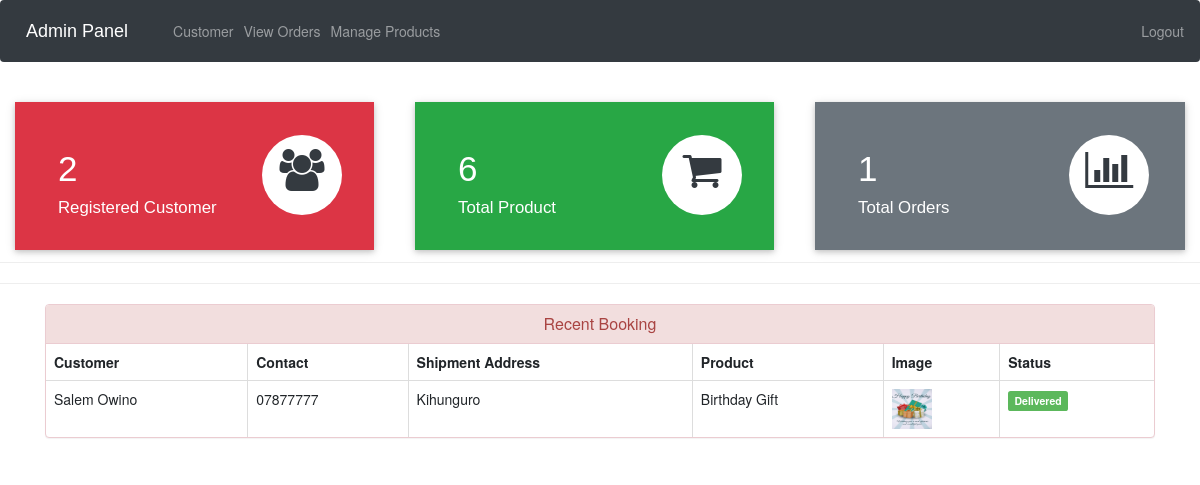
The app's page /admin-dashboard (signed in) with its own data.
### ecom/models.py (models this page shows, shortened)
class Customer(models.Model):
    user=models.OneToOneField(User,on_delete=models.CASCADE)
    profile_pic= models.ImageField(upload_to='profile_pic/CustomerProfilePic/',null=True,blank=True)
    address = models.CharField(max_length=40)
    mobile = models.CharField(max_length=20,null=False)
    @property
    def get_name(self):
        return self.user.first_name+" "+self.user.last_name

class Orders(models.Model):
    STATUS =(
        ('Pending','Pending'),
        ('Order Confirmed','Order Confirmed'),
        ('Out for Delivery','Out for Delivery'),
        ('Delivered','Delivered'),
    )
    customer=models.ForeignKey('Customer', on_delete=models.CASCADE,null=True)
    product=models.ForeignKey('Product',on_delete=models.CASCADE,null=True)
    email = models.CharField(max_length=50,null=True)
    address = models.CharField(max_length=500,null=True)
    mobile = models.CharField(max_length=20,null=True)
    order_date= models.DateField(auto_now_add=True,null=True)
    status=models.CharField(max_length=50,null=True,choices=STATUS)

class Product(models.Model):
    name=models.CharField(max_length=40)
    product_image= models.ImageField(upload_to='product_image/',null=True,blank=True)
    price = models.PositiveIntegerField()
    description=models.CharField(max_length=40)

### ecom/views.py (the view)
# urls.py: path('admin-dashboard', views.admin_dashboard_view,name='admin-dashboard'),
@login_required(login_url='adminlogin')
def admin_dashboard_view(request):
    customercount=models.Customer.objects.all().count()
    productcount=models.Product.objects.all().count()
    ordercount=models.Orders.objects.all().count()
    orders=models.Orders.objects.all()
    ordered_products=[]
    ordered_bys=[]
    for order in orders:
        ordered_product=models.Product.objects.all().filter(id=order.product.id)
        ordered_by=models.Customer.objects.all().filter(id = order.customer.id)
        ordered_products.append(ordered_product)
        ordered_bys.append(ordered_by)
    mydict={
    'customercount':customercount,
    'productcount':productcount,
    'ordercount':ordercount,
    'data':zip(ordered_products,ordered_bys,orders),
    }
    return render(request,'ecom/admin_dashboard.html',context=mydict)

### templates/ecom/admin_dashboard.html
{% extends 'ecom/admin_base.html' %}
{% load static %}
{% block content %}
<br>
{%include 'ecom/admin_dashboard_cards.html'%}
<br><br><br><br><br>
<hr><hr>
<div class="container" >
    <div class="panel panel-danger" >
      <div class="panel-heading" style="text-align:center;">
        <h6 class="panel-title">Recent Booking</h6>
      </div>
      <table class="table table-hover table-bordered" id="dev-table">
        <thead>
          <tr>
            <th>Customer</th>
            <th>Contact</th>
            <th>Shipment Address</th>
            <th>Product</th>
            <th>Image</th>
            <th>Status</th>
          </tr>
        </thead>
        {% for product,customer,order in data %}
        <tr>
          {% for c in customer %}
          <td> {{c.get_name}}</td>
          <td>{{c.mobile}}</td>
          <td>{{order.address}}</td>
          {% endfor %}
          {% for p in product %}
          <td> {{p.name}}</td>
          <td> <img src="{% static p.product_image.url %}" alt="Profile Pic" height="40px" width="40px" /></td>
          {% if order.status == 'Pending'%}
          <td> <span class="label label-info">{{order.status}}</span></td>
          {% elif order.status == 'Delivered' %}
          <td> <span class="label label-success">{{order.status}}</span></td>
          {% elif order.status == 'Out for Delivery' %}
          <td> <span class="label label-warning">{{order.status}}</span></td>
          {%else%}
            <td> <span class="label label-primary">{{order.status}}</span></td>
          {%endif%}
          {% endfor %}
        </tr>
        {% endfor %}
      </table>
  </div>
</div>
{% endblock content %}

### records on screen
Orders: address "Kihunguro", status "Delivered"
Customer: get_name "Salem Owino", mobile "07877777"
Product: name "Birthday Gift", product_image (picture)

### other values on screen
{{ customercount }} "2"
{{ productcount }} "6"
{{ ordercount }} "1"
